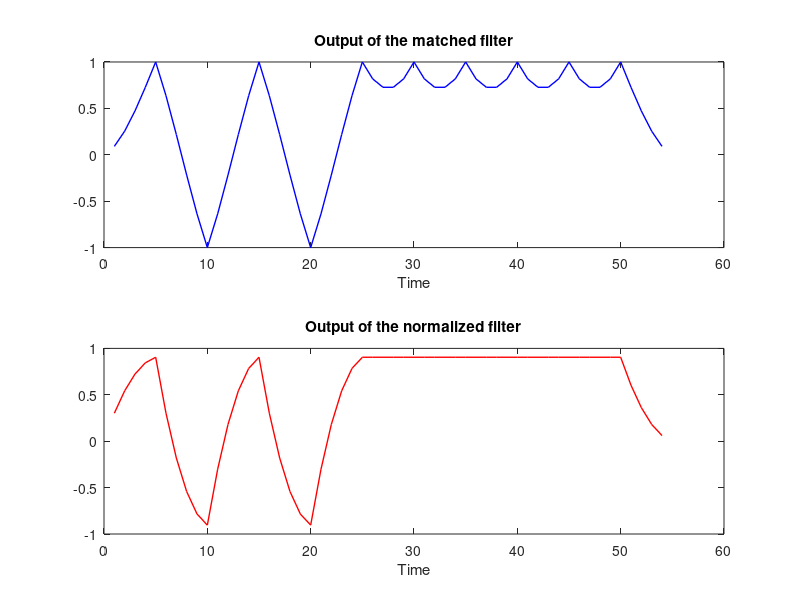
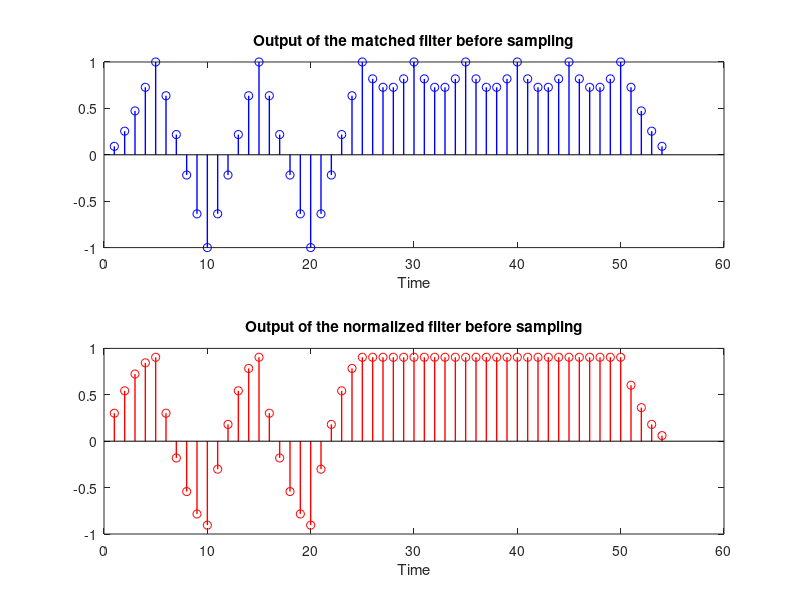
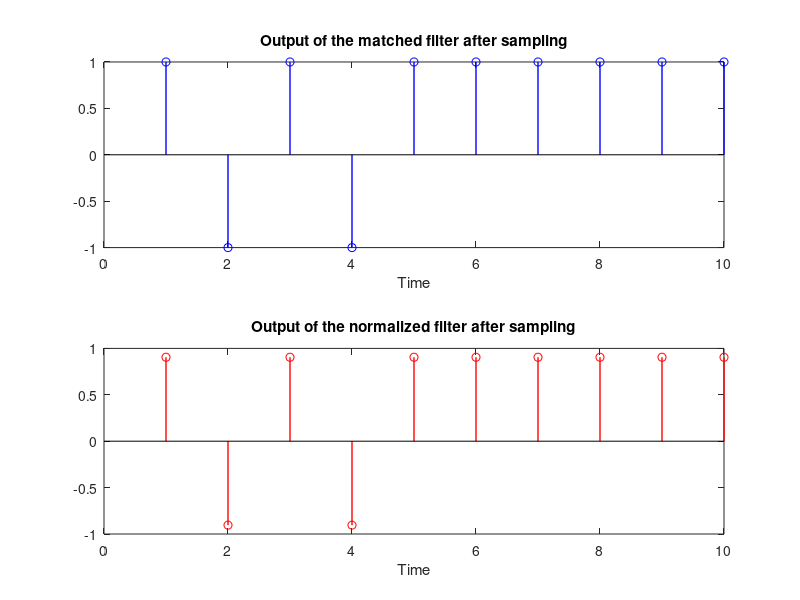
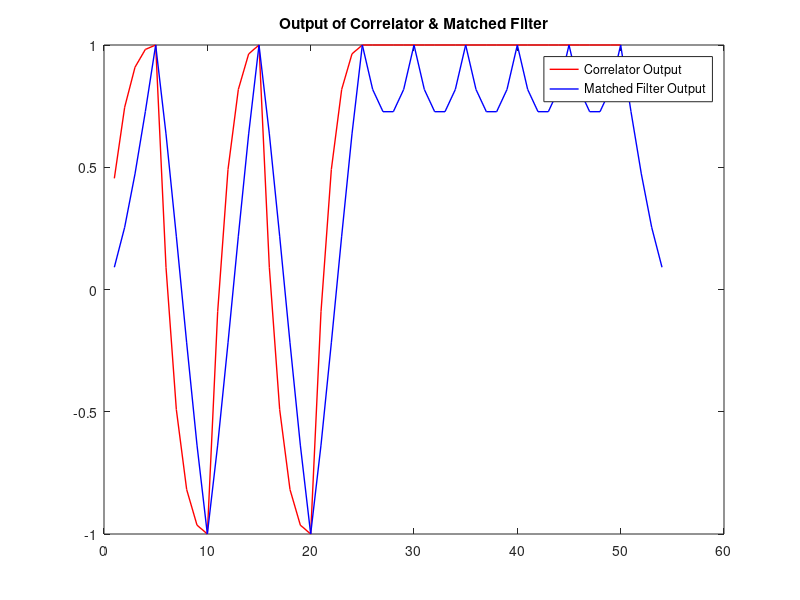

Here is the MATLAB script that generated these plots, in order: (Note: this script raises an error after producing the figures.)
%% Clear Section---------------------------------
% Clear the workspace, command window, and close all figures.
% This section ensures a clean slate before running the simulations.
clear; clc; close all;

%% Random Signal Generation -------------------------------------------
% Generate a random sequence of 10 bits
randomBits = randi([0, 1], 1, 10);
randomBitsLarge = randi([0, 1], 1, 10000);

% Convert bits to bipolar (-1, +1)
bipolarSequence = (2 * randomBits - 1);
bipolarSequenceLarge = (2 * randomBitsLarge - 1);

% Upsample the sequence to sample every 200 ms
sampledSignal = upsample(bipolarSequence, 5);
sampledSignalLarge = upsample(bipolarSequenceLarge, 5); 

% Define the pulse shaping function
pulseShape = [5, 4, 3, 2, 1] / sqrt(55);

% Transmit the signal through the pulse shaping filter
transmittedSignal = conv(sampledSignal, pulseShape);
transmittedSignalLarge = conv(sampledSignalLarge, pulseShape);

% Remove zero padding introduced by convolution
transmittedSignal = transmittedSignal(:, 1:50);
transmittedSignalLarge = transmittedSignalLarge(:, 1:50000);

%% Matched Filter -----------------------------------------------------
% Generate the matched filter by flipping the pulse shaping function
matchedFilter = fliplr(pulseShape);

% Apply the matched filter to the transmitted signal
matchedFilterOutput = conv(matchedFilter, transmittedSignal);

% Sample the matched filter output every second
matchedFilterOutputSampled = matchedFilterOutput(5:5:end);

%% Normalized Filter --------------------------------------------------
% Define the coefficients for the normalized filter
normalizedFilterCoefficients = [1, 1, 1, 1, 1] / sqrt(5);

% Apply the normalized filter to the transmitted signal
normalizedFilterOutput = conv(transmittedSignal, normalizedFilterCoefficients);

% Sample the normalized filter output every second
normalizedFilterOutputSampled = normalizedFilterOutput(5:5:end);

%% Plotting -----------------------------------------------------------
% This section creates various plots to visualize the filter outputs.

figure;
subplot(2, 1, 1);
plot(matchedFilterOutput, 'b', 'linewidth', 1);
xlabel("Time");
title("Output of the matched filter");
subplot(2, 1, 2);
plot(normalizedFilterOutput, 'r', 'linewidth', 1);
xlabel("Time");
title("Output of the normalized filter");

figure;
subplot(2, 1, 1);
stem(matchedFilterOutput, 'b', 'linewidth', 1);
xlabel("Time");
title("Output of the matched filter before sampling");
subplot(2, 1, 2);
stem(normalizedFilterOutput, 'r', 'linewidth', 1);
xlabel("Time");
title("Output of the normalized filter before sampling");

figure;
subplot(2, 1, 1);
stem(matchedFilterOutputSampled, 'b', 'linewidth', 1);
xlabel("Time");
title("Output of the matched filter after sampling");
subplot(2, 1, 2);
stem(normalizedFilterOutputSampled, 'r', 'linewidth', 1);
xlabel("Time");
title("Output of the normalized filter after sampling");

%% Correlator in a Noise-Free System ---------------------------------
% Initialize variables
correlatorInput = repmat(pulseShape, 1, 10) .* transmittedSignal;
windowSize = length(pulseShape);  % Size of the pulse shape

% Preallocate correlatorOutput to its maximum possible size
correlatorOutput = zeros(1, 50);

% Calculate correlator output
for i = 1:50
    startIndex = max(1, i - windowSize + 1);
    endIndex = i;
    correlatorOutput(i) = sum(correlatorInput(startIndex:endIndex));
end

% Sample the correlator output
correlatorOutputSampled = correlatorOutput(5:5:end);

%% Plotting -----------------------------------------------------------
% This section plots the correlator and matched filter outputs.
figure;
plot(correlatorOutput, 'r', 'linewidth', 1);
hold on;
plot(matchedFilterOutput, 'b', 'linewidth', 1);
legend('Correlator Output', 'Matched Filter Output');
title('Output of Correlator & Matched Filter');

% Plot correlator output and matched filter output without sampling
figure;
stem(correlatorOutput, 'r', 'linewidth', 1);
hold on;
stem(matchedFilterOutput, 'b', 'linewidth', 1);
legend('Correlator Output', 'Matched Filter Output');
title('Output of Correlator & Matched Filter before Sampling');

% Plot sampled correlator output and matched filter output
figure;
stem(correlatorOutputSampled, 'r', 'linewidth', 1);
hold on;
stem(matchedFilterOutputSampled, 'b', 'linewidth', 1);
legend('Correlator Output', 'Matched Filter Output');
title('Output of Correlator & Matched Filter after Sampling');


%% Noisy Environment---------------------------------
% Generate Gaussian noise
noise = randn(1, size(transmittedSignalLarge, 2)); 

% Define noise power and signal power
EbNo = 1;
Eb = 1;

% Pre-allocate arrays to store BER values
numIterations = length(-2:5);
EbNoRatio = zeros(1, numIterations);
MF_BER_values = zeros(1, numIterations);
NF_BER_values = zeros(1, numIterations);

% Iterate through different Eb/No ratios
for j = -2:5
    EbNo = Eb / (10^(j/10)); 
    noiseScaled = noise .* sqrt(EbNo / 2);
    
    % Add noise to signal
    noisySignal = transmittedSignalLarge + noiseScaled; 
    
    % Matched filter
    matchedFilter = fliplr(pulseShape); 
    matchedFilterOutput = conv(noisySignal, matchedFilter); 
    
    % Normalized filter
    normalizedFilter = [5 5 5 5 5] / sqrt(125); 
    normalizedFilterOutput = conv(noisySignal, normalizedFilter); 
    
    % Downsample the filtered signals
    downsampledMF = matchedFilterOutput(5:5:end); 
    downsampledNF = normalizedFilterOutput(5:5:end); 
    
    % Thresholding for matched filter
    downsampledMF(downsampledMF < 0) = -1; 
    downsampledMF(downsampledMF > 0) = 1; 
    
    % Thresholding for normalized filter
    downsampledNF(downsampledNF < 0) = -1; 
    downsampledNF(downsampledNF > 0) = 1; 
    
    % Calculate Bit Error Rate (BER)
    [numErrorsMF, MF_BER] = symerr(downsampledMF, bipolarSequenceLarge); 
    [numErrorsNF, NF_BER] = symerr(downsampledNF, bipolarSequenceLarge); 
    
    % Store BER values
    EbNoRatio(j+3) = Eb/EbNo; 
    MF_BER_values(j+3) = MF_BER; 
    NF_BER_values(j+3) = NF_BER; 
end

% Calculate theoretical BER
theoreticalBER = 0.5 * erfc(sqrt(EbNoRatio)); 

%% Plotting -----------------------------------------------------------
% This section plots the BER results.

figure; 
semilogy(-2:5, MF_BER_values, 'b', 'linewidth', 1); 
hold on; 
semilogy(-2:5, NF_BER_values, 'r', 'linewidth', 1); 
hold on; 
semilogy(-2:5, theoreticalBER, 'g', 'linewidth', 1); 
xlabel('Eb/No'); 
ylabel('BER'); 
legend('MF BER', 'NF BER', 'Theoretical BER'); 
title('Matched Filter BER, Normalized Filter BER & Theoretical BER');

%% ISI & Raised Cosine----------------------------------------------------
% Define roll-off factors [0 0 1 1]
rollOffFactors = [0, 0, 1, 1];

% Define delays [2 8 2 8]
delays = [2, 8, 2, 8];

% Generate random bit sequence
randomBits = randi([0, 1], 1, 100);

% Map the data from [0, 1] to [-1, 1]
mappedData = ((2 * randomBits) - 1) * 1;

% Introduce more data (zeros) to upsample the data to higher sampling rate
upsampledData = upsample(mappedData, 5);

% Loop through different roll-off factors and delays
for i = 1:4

    % Get the numerator and denominator of the raised cosine transfer function
    h = rcosdesign(rollOffFactors(i), delays(i) * 5, 5, 'sqrt');

    % Apply the transfer function to the data
    filteredTransmittedSignal = filter(h, 1, upsampledData);

    % Plot the eye pattern at transmitter
    eyediagram(filteredTransmittedSignal, 10);
    title(sprintf('Eye Diagram at Transmitter (Roll-off: %d, Delay: %d)', rollOffFactors(i), delays(i)));
    xlabel('Time');
    ylabel('Amplitude');
    figure;

    % Apply matched filter
    filteredReceivedSignal = filter(h, 1, filteredTransmittedSignal);

    % Plot the eye pattern at receiver
    eyediagram(filteredReceivedSignal, 10);
    title(sprintf('Eye Diagram at Receiver (Roll-off: %d, Delay: %d)', rollOffFactors(i), delays(i)));
    xlabel('Time');
    ylabel('Amplitude');
    figure;
end 